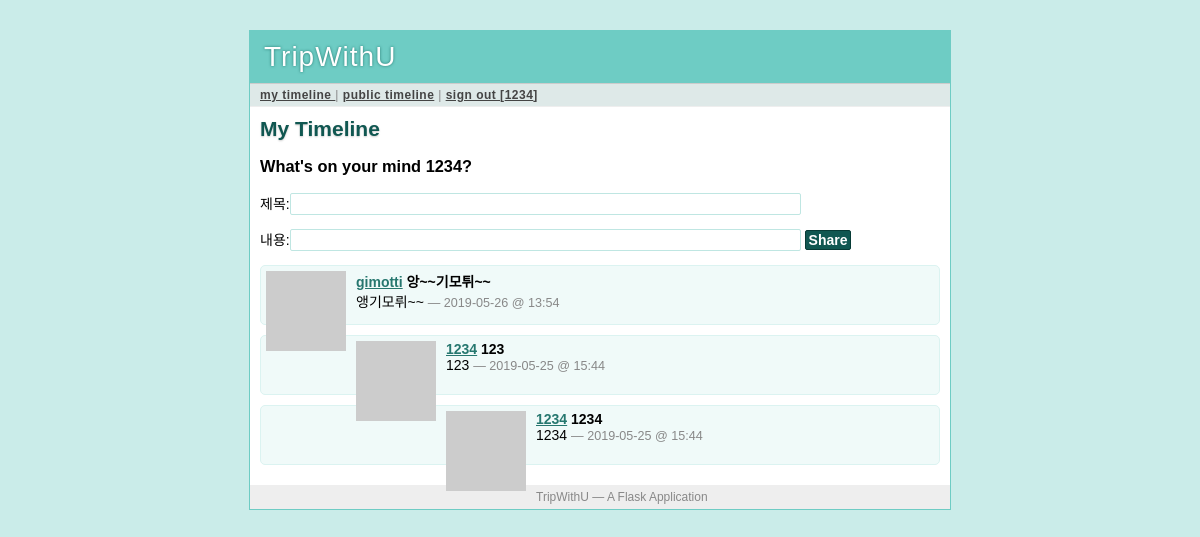
Screenshot of / (signed in) with the database file from the repository.
### tables this page shows
CREATE TABLE user (
    userNum integer primary key autoincrement,
    name string not null,
    email string not null,
    address string not null,
    interestedPlace1 string not null,
    interestedPlace2 string not null,
    profilepic blob,
    userID string not null,
    password string not null,
    interest string not null,
    tripstyle string not null,
    pubTime integer not null
);

CREATE TABLE posting (
    postingNum integer primary key autoincrement,
    title string not null,
    userNum integer not null,
    contents string not null,
    tripdate integer,
    destination1 integer,
    destination2 integer,
    pubTime integer not null
);

### tripex.py (the view)
@app.route('/')
def timeline():
    if not g.user:
        return redirect(url_for('public_timeline'))
    return render_template('timeline.html', postings=query_db('''
        select posting.*, user.* from posting, user
        where posting.userNum = user.userNum and (
            user.userNum = ? or
            user.userNum in (select whom_num from follower
                                where who_num = ?))
        order by posting.pubTime desc limit ?''',
        [session['userNum'], session['userNum'], PER_PAGE]))

### tripex.py (called while the page is built)
def connect_db():
    return sqlite3.connect(app.config['DATABASE'])

def query_db(query, args=(), one=False):
    cur = g.db.execute(query, args)
    rv = [dict((cur.description[idx][0], value)
            for idx, value in enumerate(row)) for row in cur.fetchall()]
    return (rv[0] if rv else None) if one else rv

def format_datetime(timestamp):
    return datetime.utcfromtimestamp(timestamp).strftime('%Y-%m-%d @ %H:%M')

def gravatar_url(email, size=80):
    return 'http://www.gravatar.com/avatar/%s?d=identicon&s=%d' % \
        (md5(email.strip().lower().encode('utf-8')).hexdigest(), size)

@app.before_request
def before_request():
    g.db = connect_db()
    g.user = None
    if 'userNum' in session:
        g.user = query_db('select * from user where userNum = ?',
                            [session['userNum']], one=True)

@app.teardown_request
def teardown_request(exception):
    if hasattr(g,'db'):
        g.db.close()

### templates/timeline.html
{% extends "layout.html" %}
{% block title %}
    {% if request.endpoint == 'public_timeline' %}
        Public Timeline
    {% elif request.endpoint == 'user_timeline' %}
        {{ profile_user.userID }}'s Timeline
    {% else %}
        My Timeline
    {% endif %}
{% endblock %}
{% block body %}
    <h2>{{ self.title() }}</h2>
    {% if g.user %}
        {% if request.endpoint == 'user_timeline' %}
            <div class=followstatus>
                {% if g.user.userNum == profile_user.userNum %}
                    This is You!
                {% elif followed %}
                    You are currently following this user.
                    <a class=unfollow href="{{ url_for('unfollow_user', userID=profile_user.userID) }}">Unfollow User</a>.
                {% else %}
                    You are not yet following this user.
                    <a class=follow href="{{ url_for('follow_user', userID=profile_user.userID) }}">Follow User</a>.
                {% endif %}
            </div>
        {% elif request.endpoint == 'timeline' %}
            <div class=twinbox>
                <h3>What's on your mind {{ g.user.userID }}?</h3>
                <form action="{{ url_for('add_posting') }}" method=post>
                    <p>제목:<input type=text name=title size=60>
                    <p>내용:<input type=text name=contents size=60>
                    <input type=submit value="Share"></p>
                </form>
            </div>
        {% endif %}
    {% endif %}
    <ul class=messages>
        {% for posting in postings %}
            <li><img src="{{ posting.email|gravatar(size=48) }}"><p>
                <strong><a href="{{ url_for('user_timeline', userID=posting.userID) }}">{{ posting.userID }}</a></strong>
                <strong>{{ posting.title }}</strong>
                <br>
                {{ posting.contents}}
                <small>&mdash; {{ posting.pubTime|datetimeformat }}</small>
            </p></li>
        {% else %}
            <li><em>There's no message so far.</em></li>
        {% endfor %}
    </ul>
{% endblock %}

### templates/layout.html (shortened to what this page needs)
<!DOCTYPE html>
<link rel=stylesheet type=text/css href="{{ url_for('static', filename='style.css') }}">
<div class=page>
    <h1>TripWithU</h1>
    <div class=navigation>
        {% if g.user %}
            <a href="{{ url_for('timeline') }}">my timeline </a> |
            <a href="{{ url_for('public_timeline') }}">public timeline</a> |
            <a href="{{ url_for('logout') }}">sign out [{{ g.user.userID }}]</a>
        {% else %}
            <a href="{{ url_for('public_timeline') }}">public timeline</a> |
            <a href="{{ url_for('register') }}">sign up</a> |
            <a href="{{ url_for('login') }}">sign in</a>
        {% endif %}
    </div>
    <div class=body>
        {% block body %}{% endblock %}
    </div>
    <div class=footer>
        TripWithU &mdash; A Flask Application
    </div>
</div>

### static/style.css (style rules this page uses)
a { color: #26776F; }
input[type="text"], input[type="password"] { background: white; border: 1px solid #BFE6E2; padding: 2px; font-family: 'Trebuchet MS', sans-serif; font-size: 14px; -moz-border-radius: 2px; -webkit-border-radius: 2px; color: #105751; }
input[type="submit"] { background: #105751; border: 1px solid #073B36; padding: 1px 3px; font-family: 'Trebuchet MS', sans-serif; font-size: 14px; font-weight: bold; -moz-border-radius: 2px; -webkit-border-radius: 2px; color: white; }
div.page { background: white; border: 1px solid #6ECCC4; width: 700px; margin: 30px auto; }
div.page h1 { background: #6ECCC4; margin: 0; padding: 10px 14px; color: white; letter-spacing: 1px; text-shadow: 0 0 3px #24776F; font-weight: normal; }
div.page div.navigation { background: #DEE9E8; padding: 4px 10px; border-top: 1px solid #ccc; border-bottom: 1px solid #eee; color: #888; font-size: 12px; letter-spacing: 0.5px; }
div.page div.navigation a { color: #444; font-weight: bold; }
div.page h2 { margin: 0 0 15px 0; color: #105751; text-shadow: 0 1px 2px #ccc; }
div.page div.body { padding: 10px; }
div.page div.footer { background: #eee; color: #888; padding: 5px 10px; font-size: 12px; }
div.page ul.messages { list-style: none; margin: 0; padding: 0; }
div.page ul.messages li { margin: 10px 0; padding: 5px; background: #F0FAF9; border: 1px solid #DBF3F1; -moz-border-radius: 5px; -webkit-border-radius: 5px; min-height: 48px; }
div.page ul.messages p { margin: 0; }
div.page ul.messages li img { float: left; padding: 0 10px 0 0; }
div.page ul.messages li small { font-size: 0.9em; color: #888; }

### rows the page displays
user: user.userID "1234", userID "1234", title "123", contents "123", pubTime "2019-05-25 @ 15:44", title "1234", contents "1234"
user: userID "gimotti", title "앙~~기모튀~~", contents "앵기모뤼~~", pubTime "2019-05-26 @ 13:54"
